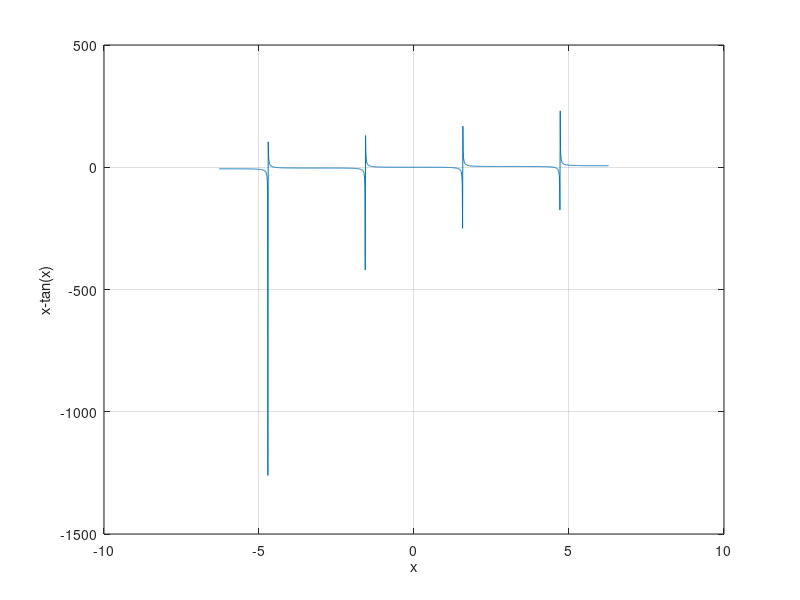

MATLAB code to generate this figure:
x = -2*pi:0.01:2*pi;
y = x - tan(x);
plot(x,y)
grid
xlabel('x')
ylabel('x-tan(x)')
for i=1:1256
    if y(i)<1 && y(i+1) <1 %Prevent asymptotes to be counted as roots
        %Product of y(i)*y(i+1)=negative when graph crosses x-axis
        if y(i)*y(i+1) < 0 
            disp(x(i))
        end
    end
end
